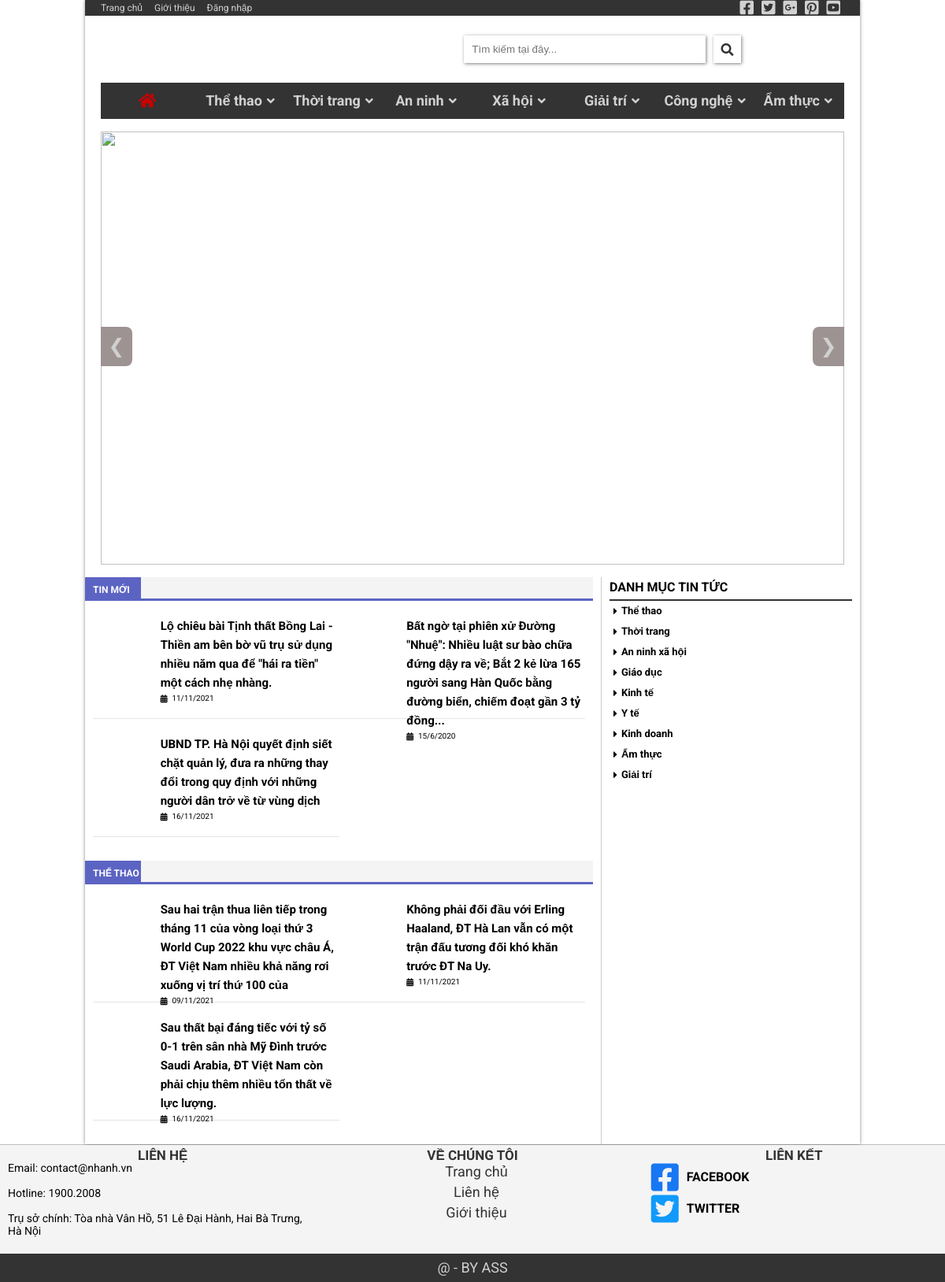
The page / on the database its author committed.
### tables this page shows
CREATE TABLE `tinmoi` (
  `ID` int(11) NOT NULL,
  `titlenew` varchar(256) DEFAULT NULL,
  `imagenew` varchar(500) DEFAULT NULL,
  `timenew` varchar(500) DEFAULT NULL,
  `detailsnew` longtext DEFAULT NULL
);

CREATE TABLE `tinthethao` (
  `ID` int(11) NOT NULL,
  `titlesport` varchar(150) DEFAULT NULL,
  `imagesport` varchar(500) DEFAULT NULL,
  `timesport` varchar(500) DEFAULT NULL,
  `detailssport` longtext DEFAULT NULL
);

### index.php (the view, shortened to what this page needs)
<!DOCTYPE html>
<html lang="en">
<head>
    <link rel="stylesheet" href="./assets/css/grid.css">
    <link rel="stylesheet" href="./assets/css/base.css">
    <link rel="stylesheet" href="./assets/css/style.css">
    <link rel="stylesheet" href="./assets/css/responsive.css">
    <link rel="stylesheet" href="./assets/fonts/fontawesome-free-5.15.4/css/all.min.css">
</head>
<body>
    <div class="app grid wide">
        <div class="header">
            <div class="header__navbar">
                <ul class="header__navbar-left m-8 c-12">
                    <li class="header__navbar-left-item">
                        <a href="#" class="header__navbar-right-link">Trang chủ</a>
                    </li>
                    <li class="header__navbar-left-item">
                        <a href="./index_introduce.php" class="header__navbar-right-link">Giới thiệu</a>
                    </li>
                    <li class="header__navbar-left-item">
                        <a href="login.php" style="cursor: pointer;" class="header__navbar-right-link">Đăng nhập</a>
                    </li>
                </ul>
                <ul class="header__navbar-right m-4 c-0">
                    <li class="header__navbar-right-item">
                        <a href="" class="header__navbar-left-link">
                            <i class="header__navbar-right-icon fab fa-facebook-square"></i>
                        </a>
                    </li>
                    <li class="header__navbar-right-item">
                        <a href="" class="header__navbar-left-link">
                            <i class="header__navbar-right-icon fab fa-twitter-square"></i>
                        </a>
                    </li>
                    <li class="header__navbar-right-item">
                        <a href="" class="header__navbar-left-link">
                            <i class="header__navbar-right-icon fab fa-google-plus-square"></i>
                        </a>
                    </li>
                    <li class="header__navbar-right-item">
                        <a href="" class="header__navbar-left-link">
                            <i class="header__navbar-right-icon fab fa-pinterest-square"></i>
                        </a>
                    </li>
                    <li class="header__navbar-right-item">
                        <a href="" class="header__navbar-left-link">
                            <i class="header__navbar-right-icon fab fa-youtube-square"></i>
                        </a>
                    </li>
                </ul>
            </div>
            <div class="header__banner">
                <div class="header__banner-logo">
                </div>
                <div class="header__banner-search">
                    <input type="text" class="header__banner-search-input" placeholder="Tìm kiếm tại đây...">
                    <span class="header__banner-search-btn" style="position: relative;">
                        <i class="fas fa-search"></i>
                    </span>
                </div>
            </div>
            <ul class="header__menu m-0 c-0">
                <li class="header__menu-item">
                        <i class="header__menu-item-home-icon fas fa-home"></i>
                </li>
                <li class="header__menu-item">
                    <h3 class="header__menu-item-title">Thể thao</h3>
                    <i class="header__menu-item-icon fas fa-angle-down"></i>
                </li>
                <li class="header__menu-item">
                    <h3 class="header__menu-item-title">Thời trang</h3>
                    <i class="header__menu-item-icon fas fa-angle-down"></i>
                </li>
                <li class="header__menu-item">
                    <h3 class="header__menu-item-title">An ninh</h3>
                    <i class="header__menu-item-icon fas fa-angle-down"></i>
                </li>
                <li class="header__menu-item">
                    <h3 class="header__menu-item-title">Xã hội</h3>
                    <i class="header__menu-item-icon fas fa-angle-down"></i>
                </li>
                <li class="header__menu-item">
                    <h3 class="header__menu-item-title">Giải trí</h3>
                    <i class="header__menu-item-icon fas fa-angle-down"></i>
                </li>
                <li class="header__menu-item">
                    <h3 class="header__menu-item-title">Công nghệ</h3>
                    <i class="header__menu-item-icon fas fa-angle-down"></i>
                </li>
                <li class="header__menu-item">
                    <h3 class="header__menu-item-title">Ẩm thực</h3>
                    <i class="header__menu-item-icon fas fa-angle-down"></i>
                </li>
            </ul>
        </div>
            <div class="container__silde">
                <div class="slides-show">
                    <img class="mySlides" src="./assets/img/slide1.jpg">
                    <div class="btn-mySlide">
                        <button class="btn-slide-next next-left" onclick="plusDivs(-1)">&#10094;</button>
                        <button class="btn-slide-next next-right" onclick="plusDivs(1)">&#10095;</button>
                    </div>
                </div>
            </div>
            <div class="container__content">
                <div class="container__content-right l-8 m-12 c-12">
                    <div class="container__content-news">
                        <div class="container__content-right-news">
                            <div class="container__content-right-news-title">
                                <h2 class="news-title">
                                    <a href="">Tin mới</a>
                                </h2>
                            </div>
                        </div>
                        <div class="container__content-right-main_content grid">
                            <ul class="container__content-right-list">
                                <?php
                                    $conn = mysqli_connect("localhost","root","","datanews");
                                    $query=mysqli_query($conn,"select * from `tinmoi`");
                                    while($row=mysqli_fetch_array($query)){
                                    ?>
                                    <li class="container__content-right-news-item" style="height: 150px;">
                                        <div class="container__content-right-news-item-image">
                                        </div>
                                        <div class="container__content-right-news-item-label" style="width: 75%;">
                                            <h3><a href="index_news.php?ID=<?php echo $row['ID']; ?>" style="text-decoration: none; color: #000;"><?php echo $row["titlenew"]; ?></a></h3>
                                            <div class="calendar">
                                                <i class="fa fa-calendar-alt"></i>
                                                <p><?php echo $row["timenew"]; ?></p>
                                            </div>
                                        </div>
                                    </li>
                                <?php
                                }
                                ?>
                            </ul>
                        </div>
                    </div>
                    <div class="container__content-news">
                        <div class="container__content-right-news">
                            <div class="container__content-right-news-title">
                                <h2 class="news-title">
                                    <a href="">Thể thao</a>
                                </h2>
                            </div>
                        </div>
                        <div class="container__content-right-main_content grid">
                            <ul class="container__content-right-list">
                                <?php
                                    $conn = mysqli_connect("localhost","root","","datanews");
                                    $query=mysqli_query($conn,"select * from `tinthethao`");
                                    while($row=mysqli_fetch_array($query)){
                                    ?>
                                    <li class="container__content-right-news-item" style="height: 150px;">
                                        <div class="container__content-right-news-item-image">
                                        </div>
                                        <div class="container__content-right-news-item-label" style="width: 75%;">
                                            <h3><a href="index_sport.php?ID=<?php echo $row['ID']; ?>" style="text-decoration: none; color: #000;"><?php echo $row["titlesport"]; ?></a></h3>
                                            <div class="calendar">
                                                <i class="fa fa-calendar-alt"></i>
                                                <p><?php echo $row["timesport"]; ?></p>
                                            </div>
                                        </div>
                                    </li>
                                <?php
                                }
                                ?>
                            </ul>
                        </div>
                    </div>
                </div>
                <div class="container__content-left l-4 m-0 c-0">
                    <div class="container__content-left-menu">
                        <div class="container__content-left-menu-title">
                            <h3>DANH MỤC TIN TỨC</h3>
                        </div>
                        <ul class="container__content-left-list">
                            <li class="container__content-left-list-item">
                                <i class="fas fa-caret-right"></i>
                                <h3>Thể thao</h3>
                            </li>
                            <li class="container__content-left-list-item">
                                <i class="fas fa-caret-right"></i>
                                <h3>Thời trang</h3>
                            </li>
                            <li class="container__content-left-list-item">
                                <i class="fas fa-caret-right"></i>
                                <h3>An ninh xã hội</h3>
                            </li>
                            <li class="container__content-left-list-item">
                                <i class="fas fa-caret-right"></i>
                                <h3>Giáo dục</h3>
                            </li>
                            <li class="container__content-left-list-item">
                                <i class="fas fa-caret-right"></i>
                                <h3>Kinh tế</h3>
                            </li>
                            <li class="container__content-left-list-item">
                                <i class="fas fa-caret-right"></i>
                                <h3>Y tế</h3>
                            </li>
                            <li class="container__content-left-list-item">
                                <i class="fas fa-caret-right"></i>
                                <h3>Kinh doanh</h3>
                            </li>
                            <li class="container__content-left-list-item">
                                <i class="fas fa-caret-right"></i>
                                <h3>Ẩm thực</h3>
                            </li>
                            <li class="container__content-left-list-item">
                                <i class="fas fa-caret-right"></i>
                                <h3>Giải trí</h3>
                            </li>
                        </ul>
                    </div>
                </div>
            </div>
        </div>
        <div class="footer">
            <div class="footer__content">
                <div class="footer__content-right l-4 m-6 c-12">
                    <h3 class="footer__content-title">LIÊN HỆ</h3>
                    <p>Email: contact@nhanh.vn</p><br>
                    <p>Hotline: 1900.2008</p><br>
                    <p>Trụ sở chính: Tòa nhà Vân Hồ, 51 Lê Đại Hành, Hai Bà Trưng, Hà Nội</p><br>
                </div>
                <div class="footer__content-center l-4 m-6 c-12">
                    <h3 class="footer__content-title">VỀ CHÚNG TÔI</h3>
                    <ul class="footer__content-list">
                        <li class="footer__content-item">Trang chủ</li>
                        <li class="footer__content-item">Liên hệ</li>
                        <li class="footer__content-item">Giới thiệu</li>
                    </ul>
                </div>
                <div class="footer__content-left l-4 m-6 c-12">
                    <h3 class="footer__content-title">LIÊN KẾT</h3>
                    <div class="footer__content-left-contact">
                        <i class="icon-facebook fab fa-facebook-square"></i>
                        <h3>FACEBOOK</h3>
                    </div>
                    <div class="footer__content-left-contact">
                        <i class="icon-twitter fab fa-twitter-square"></i>
                        <h3>TWITTER</h3>
                    </div>
                </div>
            </div>
            <div class="footer__end">
                <h3>@ - BY ASS</h3>
            </div>
        </div>
</body>
</html>

### assets/css/grid.css (style rules this page uses)
.grid { width: 100%; display: block; padding: 0; }
.grid.wide { max-width: 1200px; margin: 0 auto; box-shadow: 0px 0px 4px rgb(0 0 0 / 50%); }
.c-0 { display: none; }
.c-12 { flex: 0 0 100%; max-width: 100%; }
@media (min-width: 740px) { .m-0 { display: none; } }
@media (min-width: 740px) { .m-1, .m-2, .m-3, .m-4, .m-5, .m-6, .m-7, .m-8, .m-9, .m-10, .m-11, .m-12 { display: block; } }
@media (min-width: 740px) { .m-4 { flex: 0 0 33.33333%; max-width: 33.33333%; } }
@media (min-width: 740px) { .m-6 { flex: 0 0 50%; max-width: 50%; } }
@media (min-width: 740px) { .m-8 { flex: 0 0 66.66667%; max-width: 66.66667%; } }
@media (min-width: 740px) { .m-12 { flex: 0 0 100%; max-width: 100%; } }
@media (min-width: 1113px) { .l-1, .l-2, .l-2-4, .l-3, .l-4, .l-5, .l-6, .l-7, .l-8, .l-9, .l-10, .l-11, .l-12 { display: block; } }
@media (min-width: 1113px) { .l-4 { flex: 0 0 33.33333%; max-width: 33.33333%; } }
@media (min-width: 1113px) { .l-8 { flex: 0 0 66.66667%; max-width: 66.66667%; } }
@media (min-width: 1024px) and (max-width: 1239px) { .wide { width: 984px; } }
@media (min-width: 1024px) and (max-width: 1239px) { .wide .l-1, .wide .l-2, .wide .l-2-4, .wide .l-3, .wide .l-4, .wide .l-5, .wide .l-6, .wide .l-7, .wide .l-8, .wide .l-9, .wide .l-10, .wide .l-11, .wide .l-12 { display: block; } }
@media (min-width: 1024px) and (max-width: 1239px) { .wide .l-4 { flex: 0 0 33.33333%; max-width: 33.33333%; } }
@media (min-width: 1024px) and (max-width: 1239px) { .wide .l-8 { flex: 0 0 66.66667%; max-width: 66.66667%; } }

### assets/css/base.css (style rules this page uses)
:root { --black-color: #000; --white-color: #fff; --primary-color: #333333; --text-color: #D1D1D1; --hover-color: #C80000; }
* { box-sizing: inherit; }
html { font-size: 62.5%; line-height: 1.6rem; font-family: 'Roboto', sans-serif; box-sizing: border-box; }
.icon-facebook { color: #1877F2; }
.icon-twitter { color: #119AFB; }

### rows shown on the page
tinmoi: titlenew "Lộ chiêu bài Tịnh thất Bồng Lai - Thiền am bên bờ vũ trụ sử dụng nhiều năm qua để \"hái ra tiền\" một cách nhẹ nhàng.", timenew "11/11/2021"
tinmoi: titlenew "Bất ngờ tại phiên xử Đường \"Nhuệ\": Nhiều luật sư bào chữa đứng dậy ra về; Bắt 2 kẻ lừa 165 người sang Hàn Quốc bằng đường biển, chiếm đoạt gần 3 tỷ đồng...", timenew "15/6/2020"
tinmoi: titlenew "UBND TP. Hà Nội quyết định siết chặt quản lý, đưa ra những thay đổi trong quy định với những người dân trở về từ vùng dịch", timenew "16/11/2021"
tinthethao: titlesport "Sau hai trận thua liên tiếp trong tháng 11 của vòng loại thứ 3 World Cup 2022 khu vực châu Á, ĐT Việt Nam nhiều khả năng rơi xuống vị trí thứ 100 của", timesport "09/11/2021"
tinthethao: titlesport "Không phải đối đầu với Erling Haaland, ĐT Hà Lan vẫn có một trận đấu tương đối khó khăn trước ĐT Na Uy.", timesport "11/11/2021"
tinthethao: titlesport "Sau thất bại đáng tiếc với tỷ số 0-1 trên sân nhà Mỹ Đình trước Saudi Arabia, ĐT Việt Nam còn phải chịu thêm nhiều tổn thất về lực lượng.", timesport "16/11/2021"
